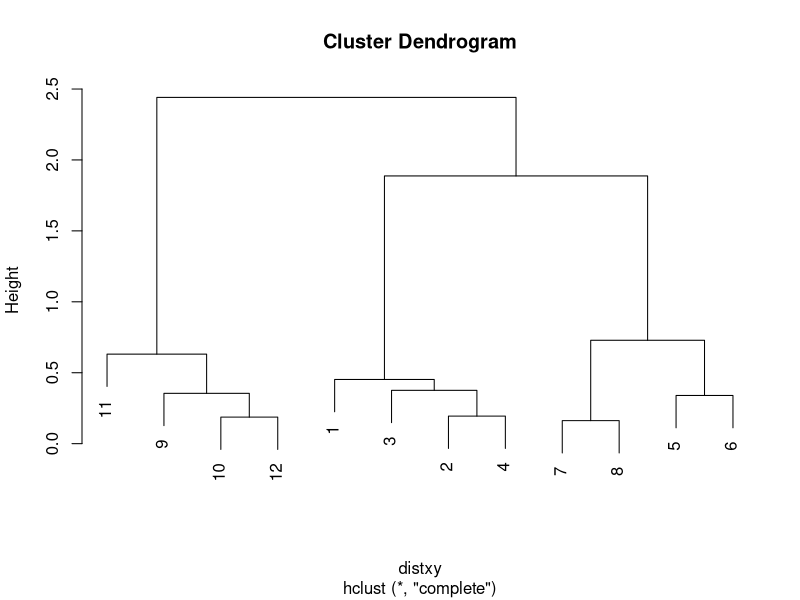
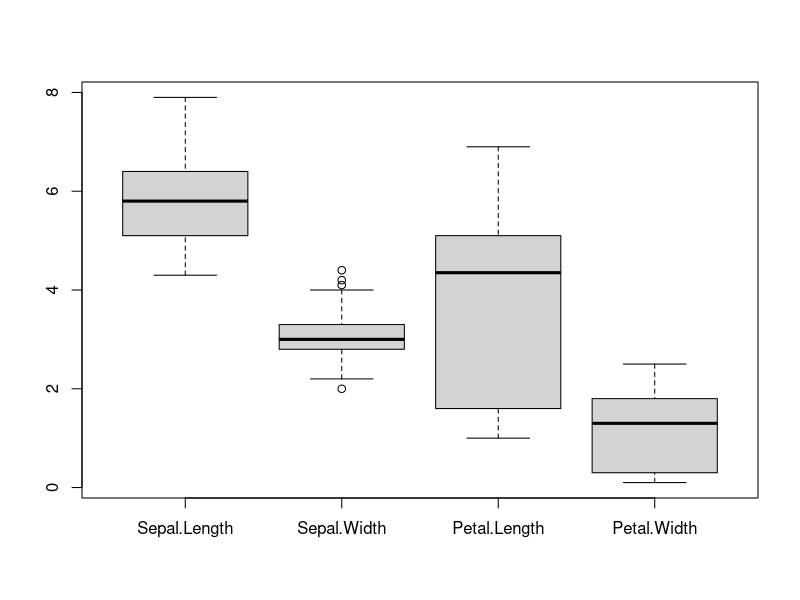
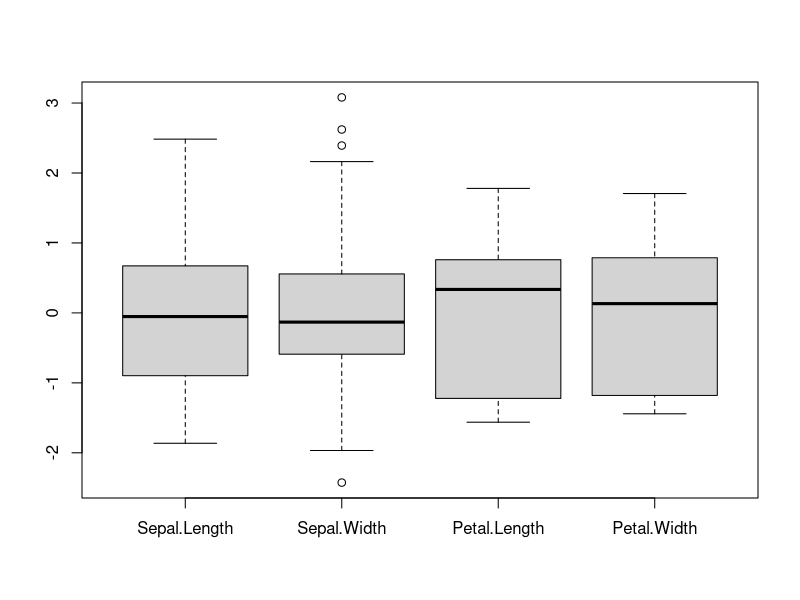
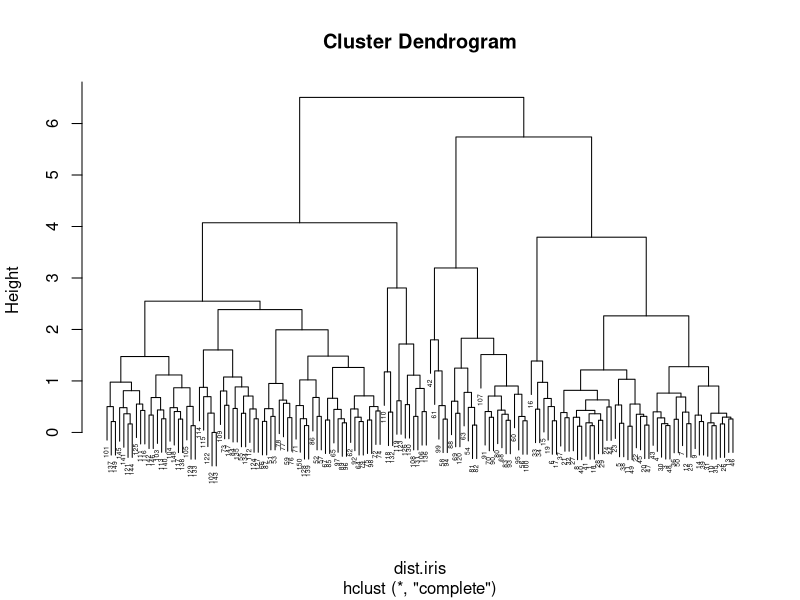
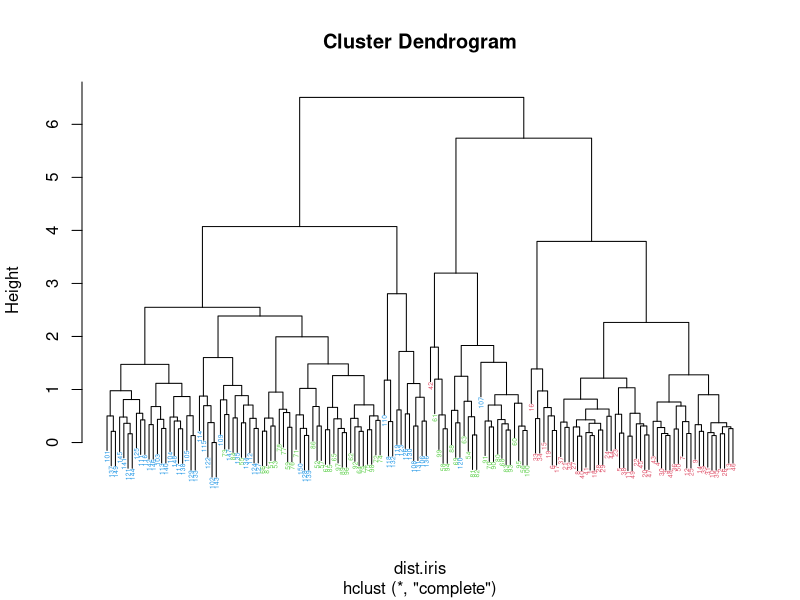
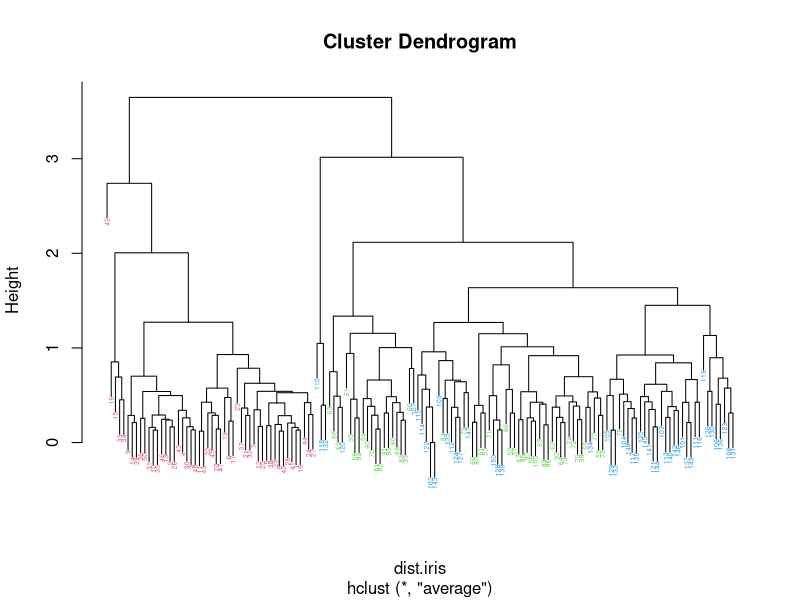
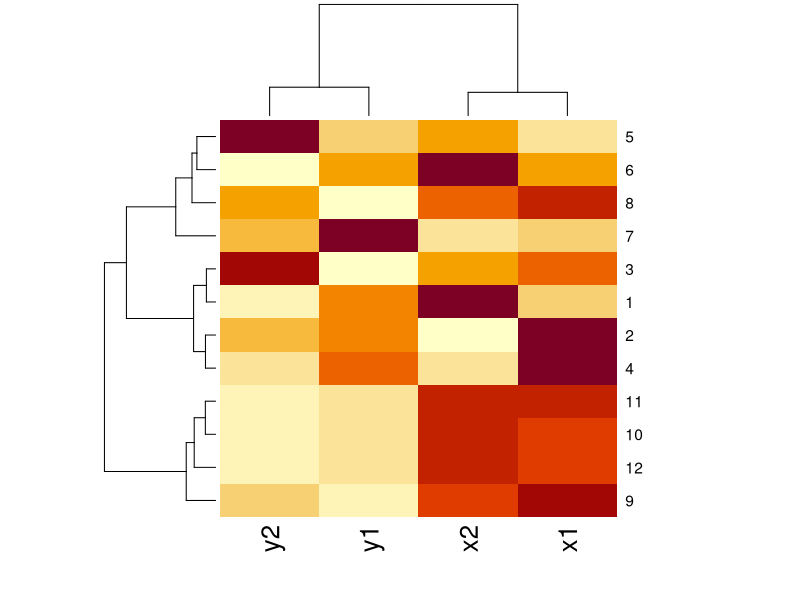
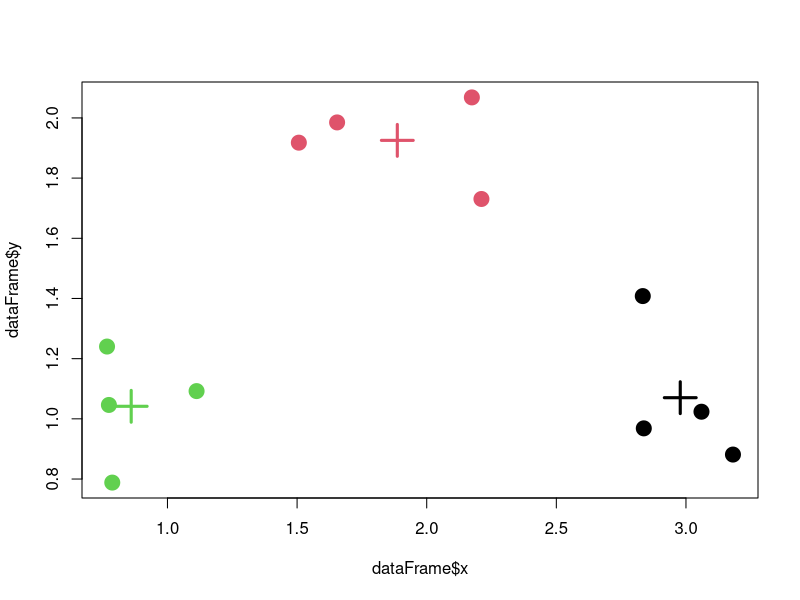

Generate these figures, in order, with R:
## ---- chunk 1
x = rnorm(12,mean=rep(1:3,each=4),sd=0.2) 
y = rnorm(12,mean=rep(c(1,2,1),each=4),sd=0.2) 
dataFrame <- data.frame(x=x,y=y) 
dist(dataFrame)
## ---- chunk 2
distxy = dist(dataFrame, method = "euclidean") 
hc = hclust(distxy) 
plot(hc) 
## ---- chunk 3
iris.sc = scale(iris[,1:4])
boxplot(iris[,1:4]) 
boxplot(iris.sc)
## ---- chunk 4
dist.iris = dist(iris.sc, method = "euclidean") 
hc.complete = hclust(dist.iris, method = "complete") 
plot(hc.complete, cex = 0.4)
## ---- chunk 5
my.plot.hc = function(hclust, lab = 1:length(hclust$order),  
                      lab.col=rep(1, length(hclust$order)), hang = 0.1, ...) 
{ 
  y = rep(hclust$height, 2) 
  x = as.numeric(hclust$merge) 
  y = y[which(x<0)] 
  x = x[which(x<0)] 
  x = abs(x) 
  y = y[order(x)] 
  x = x[order(x)] 
  plot(hclust, labels = F, hang = hang, ...) 
  text(x = x, y = y[hclust$order]- (max(hclust$height) * hang),  
       labels = lab[hclust$order], col = lab.col[hclust$order], srt = 90,  
       adj = c(1,0.5), xpd = NA, ...) 
}

dist.iris = dist(iris.sc, method = "euclidean") 
hc.complete = hclust(dist.iris, method = "complete") 
my.plot.hc(hc.complete,lab.col=as.integer(iris$Species)+1, cex=0.4)
hc.average = hclust(dist.iris, method = "average") 
my.plot.hc(hc.average,lab.col=as.integer(iris$Species)+1,cex=0.4)
## ---- chunk 6
x1 <- rnorm(12,mean=rep(1:3,each=4),sd=0.2) 
x2 <- rnorm(12,mean=rep(1:3,each=4),sd=0.2) 
y1 <- rnorm(12,mean=rep(c(1,2,1),each=4),sd=0.2) 
y2 <- rnorm(12,mean=rep(c(1,2,1),each=4),sd=0.2) 
df2 = data.frame(x1, x2, y1, y2) 
heatmap(as.matrix(df2))
## ---- chunk 7
resKmeans <- kmeans(dataFrame, centers=3) 
resKmeans$cluster 
plot(dataFrame$x,dataFrame$y, col=resKmeans$cluster, pch=19, cex=2) 
points(resKmeans$centers, col=1:3, pch=3, cex=3, lwd=3) 
## ---- chunk 8
kmeans.iris = kmeans(iris[,1:4], centers = 3, nstart = 10000) 
table(kmeans.iris$cluster, iris$Species)
